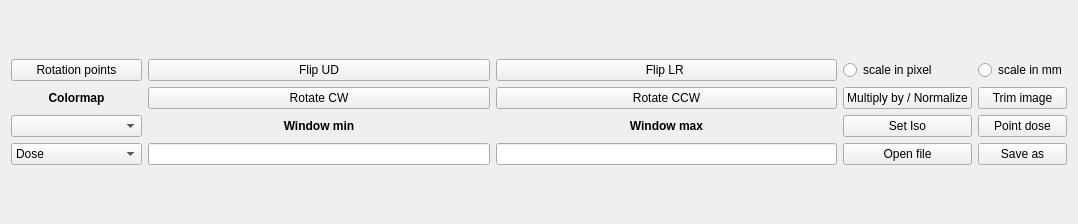
<?xml version="1.0" encoding="UTF-8"?>
<ui version="4.0">
 <class>DoseOptimForm</class>
 <widget class="QWidget" name="DoseOptimForm">
  <property name="geometry">
   <rect>
    <x>0</x>
    <y>0</y>
    <width>1078</width>
    <height>224</height>
   </rect>
  </property>
  <property name="windowTitle">
   <string>Form</string>
  </property>
  <property name="windowIcon">
   <iconset resource="icons.qrc">
    <normaloff>:/icons/App_icon.png</normaloff>:/icons/App_icon.png</iconset>
  </property>
  <layout class="QVBoxLayout" name="verticalLayout">
   <item>
    <layout class="QVBoxLayout" name="verticalLayout_2">
     <item>
      <layout class="QGridLayout" name="gridLayout">
       <item row="2" column="4">
        <widget class="QPushButton" name="trim_button">
         <property name="text">
          <string>Trim image</string>
         </property>
        </widget>
       </item>
       <item row="1" column="3">
        <widget class="QRadioButton" name="radio_pixel">
         <property name="text">
          <string>scale in pixel</string>
         </property>
        </widget>
       </item>
       <item row="1" column="0">
        <widget class="QPushButton" name="button_rotatePoints">
         <property name="toolTip">
          <string>&lt;html&gt;&lt;head/&gt;&lt;body&gt;&lt;p&gt;&lt;span style=&quot; font-weight:600;&quot;&gt;Rotate the image by selecting 2 reference points&lt;/span&gt;&lt;/p&gt;&lt;/body&gt;&lt;/html&gt;</string>
         </property>
         <property name="text">
          <string>Rotation points</string>
         </property>
         <property name="icon">
          <iconset resource="icons.qrc">
           <normaloff>:/icons/ROT_POINTS.png</normaloff>:/icons/ROT_POINTS.png</iconset>
         </property>
        </widget>
       </item>
       <item row="1" column="4">
        <widget class="QRadioButton" name="radio_mm">
         <property name="text">
          <string>scale in mm</string>
         </property>
        </widget>
       </item>
       <item row="1" column="1">
        <widget class="QPushButton" name="button_flipud">
         <property name="toolTip">
          <string>&lt;html&gt;&lt;head/&gt;&lt;body&gt;&lt;p&gt;Vertical mirror.&lt;/p&gt;&lt;/body&gt;&lt;/html&gt;</string>
         </property>
         <property name="text">
          <string>Flip UD</string>
         </property>
         <property name="icon">
          <iconset resource="icons.qrc">
           <normaloff>:/icons/FUD.png</normaloff>:/icons/FUD.png</iconset>
         </property>
        </widget>
       </item>
       <item row="1" column="2">
        <widget class="QPushButton" name="button_fliplr">
         <property name="toolTip">
          <string>&lt;html&gt;&lt;head/&gt;&lt;body&gt;&lt;p&gt;Horizontal mirror.&lt;/p&gt;&lt;/body&gt;&lt;/html&gt;</string>
         </property>
         <property name="text">
          <string>Flip LR </string>
         </property>
         <property name="icon">
          <iconset resource="icons.qrc">
           <normaloff>:/icons/FLR.png</normaloff>:/icons/FLR.png</iconset>
         </property>
        </widget>
       </item>
       <item row="2" column="1">
        <widget class="QPushButton" name="rotate_90cw">
         <property name="toolTip">
          <string>&lt;html&gt;&lt;head/&gt;&lt;body&gt;&lt;p&gt;rotate image clockwise&lt;/p&gt;&lt;/body&gt;&lt;/html&gt;</string>
         </property>
         <property name="text">
          <string>Rotate CW</string>
         </property>
         <property name="icon">
          <iconset resource="icons.qrc">
           <normaloff>:/icons/rotate_cw.png</normaloff>:/icons/rotate_cw.png</iconset>
         </property>
        </widget>
       </item>
       <item row="2" column="2">
        <widget class="QPushButton" name="rotate_90ccw">
         <property name="toolTip">
          <string>&lt;html&gt;&lt;head/&gt;&lt;body&gt;&lt;p&gt;rotate image counterclockwise&lt;/p&gt;&lt;/body&gt;&lt;/html&gt;</string>
         </property>
         <property name="text">
          <string>Rotate CCW</string>
         </property>
         <property name="icon">
          <iconset resource="icons.qrc">
           <normaloff>:/icons/rotate_ccw.png</normaloff>:/icons/rotate_ccw.png</iconset>
         </property>
        </widget>
       </item>
       <item row="2" column="0">
        <widget class="QLabel" name="label_3">
         <property name="text">
          <string>&lt;html&gt;&lt;head/&gt;&lt;body&gt;&lt;p align=&quot;center&quot;&gt;&lt;span style=&quot; font-weight:600;&quot;&gt;Colormap&lt;/span&gt;&lt;/p&gt;&lt;/body&gt;&lt;/html&gt;</string>
         </property>
        </widget>
       </item>
       <item row="4" column="3">
        <widget class="QPushButton" name="open_button">
         <property name="text">
          <string>Open file</string>
         </property>
         <property name="icon">
          <iconset resource="icons.qrc">
           <normaloff>:/icons/Dosimetry.png</normaloff>:/icons/Dosimetry.png</iconset>
         </property>
        </widget>
       </item>
       <item row="3" column="0">
        <widget class="QComboBox" name="colorComboBox">
         <property name="toolTip">
          <string>&lt;html&gt;&lt;head/&gt;&lt;body&gt;&lt;p&gt;&lt;span style=&quot; font-weight:600;&quot;&gt;Select image colormap&lt;/span&gt;&lt;/p&gt;&lt;/body&gt;&lt;/html&gt;</string>
         </property>
        </widget>
       </item>
       <item row="4" column="0">
        <widget class="QComboBox" name="channel_box">
         <property name="toolTip">
          <string>&lt;html&gt;&lt;head/&gt;&lt;body&gt;&lt;p&gt;&lt;span style=&quot; font-weight:600;&quot;&gt;Select image channel&lt;/span&gt;&lt;/p&gt;&lt;/body&gt;&lt;/html&gt;</string>
         </property>
         <item>
          <property name="text">
           <string>Dose</string>
          </property>
         </item>
         <item>
          <property name="text">
           <string>Disturbance </string>
          </property>
         </item>
         <item>
          <property name="text">
           <string>Type B uncertainty</string>
          </property>
         </item>
        </widget>
       </item>
       <item row="3" column="3">
        <widget class="QPushButton" name="isocenter_button">
         <property name="toolTip">
          <string>&lt;html&gt;&lt;head/&gt;&lt;body&gt;&lt;p&gt;Set image coordinates isocenter&lt;/p&gt;&lt;/body&gt;&lt;/html&gt;</string>
         </property>
         <property name="text">
          <string>Set Iso</string>
         </property>
         <property name="icon">
          <iconset resource="icons.qrc">
           <normaloff>:/icons/target.png</normaloff>:/icons/target.png</iconset>
         </property>
         <property name="iconSize">
          <size>
           <width>16</width>
           <height>16</height>
          </size>
         </property>
        </widget>
       </item>
       <item row="4" column="4">
        <widget class="QPushButton" name="save_as">
         <property name="toolTip">
          <string>&lt;html&gt;&lt;head/&gt;&lt;body&gt;&lt;p&gt;Save image as film2dose *.ftd&lt;/p&gt;&lt;/body&gt;&lt;/html&gt;</string>
         </property>
         <property name="text">
          <string>Save as</string>
         </property>
         <property name="icon">
          <iconset resource="icons.qrc">
           <normaloff>:/icons/export.png</normaloff>:/icons/export.png</iconset>
         </property>
        </widget>
       </item>
       <item row="3" column="4">
        <widget class="QPushButton" name="button_pointDose">
         <property name="toolTip">
          <string>&lt;html&gt;&lt;head/&gt;&lt;body&gt;&lt;p&gt;Calculates the average dose and its uncertainty over a 10 mm x 10 mm area. &lt;/p&gt;&lt;/body&gt;&lt;/html&gt;</string>
         </property>
         <property name="text">
          <string>Point dose</string>
         </property>
         <property name="icon">
          <iconset resource="icons.qrc">
           <normaloff>:/icons/Point_dose.png</normaloff>:/icons/Point_dose.png</iconset>
         </property>
         <property name="iconSize">
          <size>
           <width>16</width>
           <height>16</height>
          </size>
         </property>
        </widget>
       </item>
       <item row="2" column="3">
        <widget class="QPushButton" name="multiply_button">
         <property name="toolTip">
          <string>&lt;html&gt;&lt;head/&gt;&lt;body&gt;&lt;p&gt;Multiplies the entire image matrix by a dimensionless factor&lt;/p&gt;&lt;/body&gt;&lt;/html&gt;</string>
         </property>
         <property name="text">
          <string>Multiply by / Normalize</string>
         </property>
        </widget>
       </item>
       <item row="4" column="1">
        <widget class="QLineEdit" name="minLineEdit"/>
       </item>
       <item row="4" column="2">
        <widget class="QLineEdit" name="maxLineEdit"/>
       </item>
       <item row="3" column="1">
        <widget class="QLabel" name="label">
         <property name="text">
          <string>&lt;html&gt;&lt;head/&gt;&lt;body&gt;&lt;p align=&quot;center&quot;&gt;&lt;span style=&quot; font-weight:600;&quot;&gt;Window min&lt;/span&gt;&lt;/p&gt;&lt;/body&gt;&lt;/html&gt;</string>
         </property>
        </widget>
       </item>
       <item row="3" column="2">
        <widget class="QLabel" name="label_2">
         <property name="text">
          <string>&lt;html&gt;&lt;head/&gt;&lt;body&gt;&lt;p align=&quot;center&quot;&gt;&lt;span style=&quot; font-weight:600;&quot;&gt;Window max&lt;/span&gt;&lt;/p&gt;&lt;/body&gt;&lt;/html&gt;</string>
         </property>
        </widget>
       </item>
      </layout>
     </item>
    </layout>
   </item>
  </layout>
 </widget>
 <resources>
  <include location="icons.qrc"/>
 </resources>
 <connections/>
</ui>
